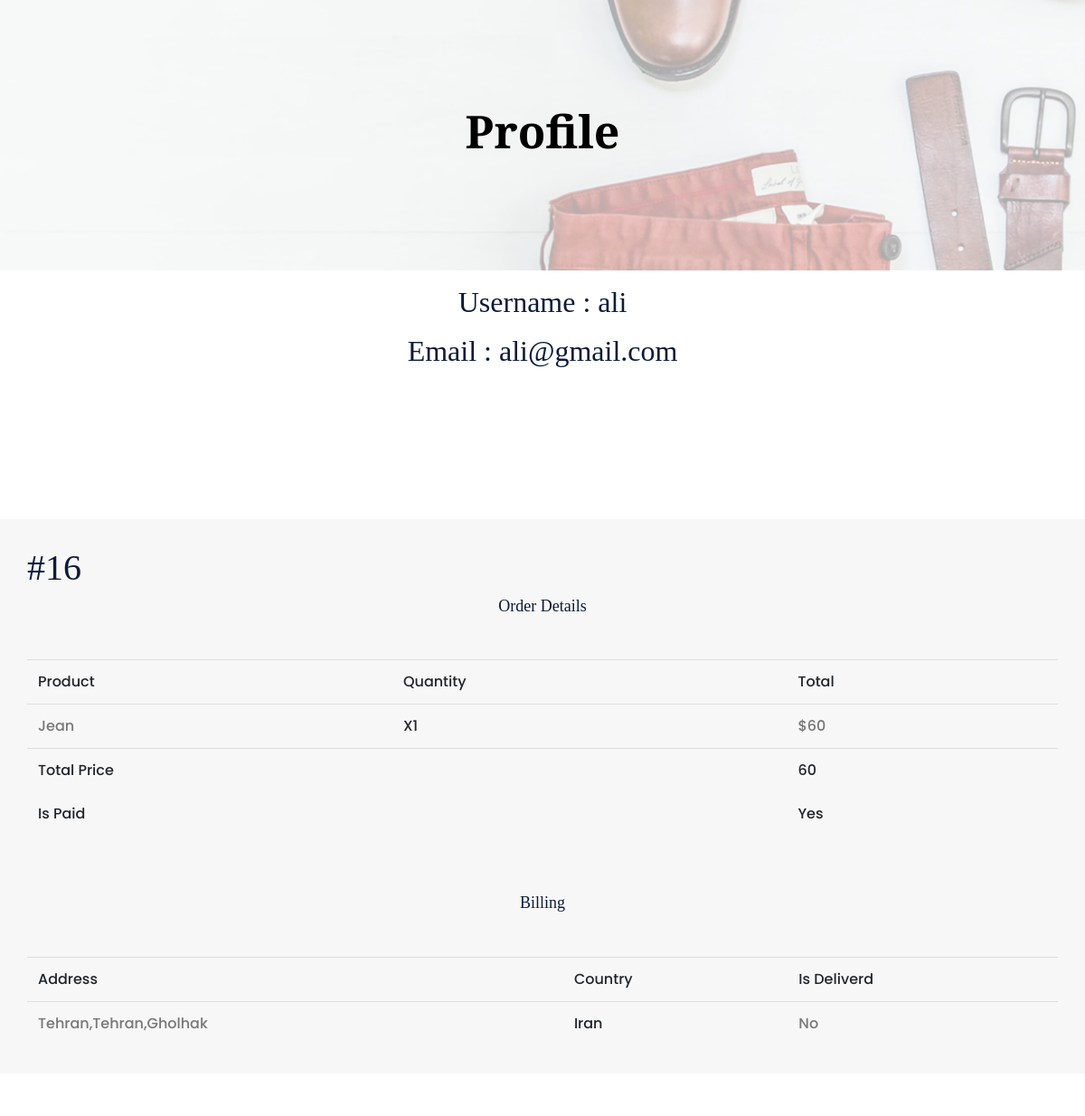
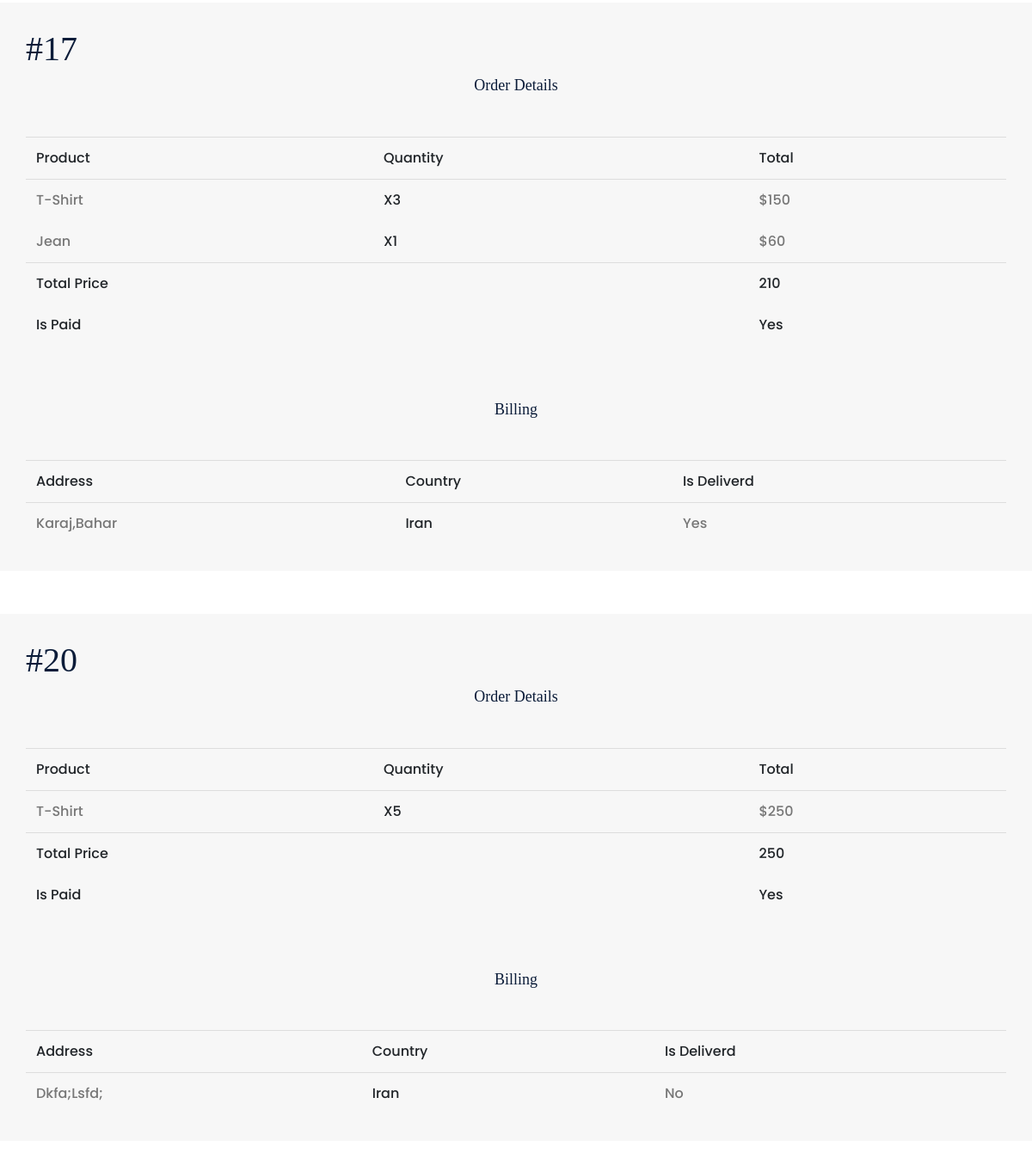
The app's page /profile (signed in) with its own data (2 pictures, top to bottom).
### order/models.py (models this page shows, shortened)
class Order(models.Model):
    user = models.ForeignKey(User , on_delete=models.CASCADE)
    created_date = models.DateTimeField(auto_now_add=True)
    is_paid = models.BooleanField(default=False)
    payment_date = models.DateTimeField(blank=True , null=True)
    def get_total_price(self):
        return sum([x.price for x in self.order_row.all()])

class OrderRow(models.Model):
    order = models.ForeignKey(Order , on_delete=models.CASCADE , related_name="order_row")
    product = models.ForeignKey(Product , on_delete=models.CASCADE)
    price = models.IntegerField()
    amount = models.IntegerField()

class Billing(models.Model):
    order = models.OneToOneField("Order" , on_delete=models.CASCADE)
    user = models.ForeignKey(User , on_delete=models.CASCADE)
    first_name = models.CharField(max_length=100)
    last_name = models.CharField(max_length=100)
    phone = models.CharField(max_length=100)
    address = models.CharField(max_length=200)
    email = models.EmailField(max_length=100)
    notes = models.TextField(blank=True , null=True)
    is_in_progress = models.BooleanField(default=True)

### products/models.py (models this page shows, shortened)
class Product(models.Model):
    title = models.CharField(max_length=150)
    description = models.TextField()
    price = models.IntegerField()
    image = models.ImageField(upload_to=upload_image_path , null=True , blank=True)
    active = models.BooleanField(default=False)
    categories = models.ManyToManyField(Category , blank=True)
    objects = ProductManager()

### eshop/views.py (the view)
# urls.py: path('profile' , profile , name='profile'),
@login_required
def profile(request):
    orders = Order.objects.filter(user=request.user)
    billings = Billing.objects.filter(user=request.user)
    context = {
        "orders" : orders,
        "billings" : billings
    }
    return render(request , 'shared/profile.html' , context)

### templates/shared/profile.html
{% extends 'shared/_MainLayout.html' %}
{% load static %}
{% block content %}
    <div class="slider-area ">
      <div class="single-slider slider-height2 d-flex align-items-center" data-background="{% static "img/hero/category.jpg" %}">
          <div class="container">
              <div class="row">
                  <div class="col-xl-12">
                      <div class="hero-cap text-center">
                          <h2>Profile</h2>
                      </div>
                  </div>
              </div>
          </div>
      </div>
  </div>
    <div>
    <h2 class="m-3 text-center">Username : {{request.user.username}}</h2>
    <h2 class='m-3 text-center'>Email : {{request.user.email}}</h2>
    </div>
    <section class="confirmation_part section_padding">
    <div class="row">
        <div class="col-lg-12">
            {% for order in orders %}
            <div class="order_details_iner">
            <h1>#{{order.id}}</h1>
            <h3 class="mb-5 text-center">Order Details</h3>
                <table class="table table-borderless">
                <thead>
                    <tr>
                    <th scope="col" colspan="2">Product</th>
                    <th scope="col">Quantity</th>
                    <th scope="col">Total</th>
                    </tr>
                </thead>
                <tbody>
                {% for o in order.order_row.all %}
                    <tr>
                    <th colspan="2"><span>{{o.product.title}}</span></th>
                    <th>x{{o.amount}}</th>
                    <th> <span>${{o.price}}</span></th>
                    </tr>
                {% endfor %}
                </tbody>
                <tfoot>
                    <tr>
                    <th scope="col" colspan="3">Total Price</th>
                    <th scope="col">{{order.get_total_price}}</th>
                    </tr>
                    <tr>
                        <th scope="col" colspan="3">Is paid</th>
                        <th scope="col">{{order.is_paid|yesno:"yes,no"}}</th>
                    </tr>
                </tfoot>
                </table>
                <br><br>
                {% if order.billing %}
                <h3 class="mb-5 text-center">Billing</h3>
                 <table class="table table-borderless">
                <thead>
                    <tr>
                    <th scope="col" colspan="2">Address</th>
                    <th scope="col">Country</th>
                    <th scope="col">Is Deliverd</th>
                    </tr>
                </thead>
                <tbody>
                <tr>
                <th colspan="2"><span>{{order.billing.address}}</span></th>
                <th>Iran</th>
                <th> <span>{{order.billing.is_in_progress|yesno:"no,yes"}}</span></th>
                </tr>
                </tbody>
                </table>
                {% endif %}
            </div>
            {% endfor %}
        </div>
      </div>
      </section>
{% endblock content %}

### templates/shared/_MainLayout.html (shortened to what this page needs)
{% load static %}
{% load render_partial %}
<!doctype html>
<html class="no-js" lang="en">
    <head>
		{% include 'shared/_HeaderRefs.html' %}
    </head>
    <body onload="delete_message()">
        {% block content %}{% endblock content %}
    </body>
</html>

### templates/shared/_HeaderRefs.html (shortened to what this page needs)
{% load static %}
<link rel="stylesheet" href="{% static 'css/bootstrap.min.css' %}">
<link rel="stylesheet" href="{% static "css/owl.carousel.min.css" %}">
<link rel="stylesheet" href="{% static "css/flaticon.css" %}">
<link rel="stylesheet" href="{% static "css/slicknav.css" %}">
<link rel="stylesheet" href="{% static "css/animate.min.css" %}">
<link rel="stylesheet" href="{% static "css/magnific-popup.css" %}">
<link rel="stylesheet" href="{% static "css/fontawesome-all.min.css" %}">
<link rel="stylesheet" href="{% static "css/themify-icons.css" %}">
<link rel="stylesheet" href="{% static "css/slick.css" %}">
<link rel="stylesheet" href="{% static "css/nice-select.css" %}">
<link rel="stylesheet" href="{% static "css/style.css" %}">

### templates/shared/_FooterRefs.html (shortened to what this page needs)
{% load static %}

### records on screen
Order: id "16", get_total_price "60", is_paid "Yes", billing.address "Tehran,tehran,gholhak", billing.is_in_progress "No"
OrderRow: product "Jean", amount "1", price "60"
Order: id "17", get_total_price "210", is_paid "Yes", billing.address "Karaj,bahar", billing.is_in_progress "Yes"
OrderRow: product "T-Shirt", amount "3", price "150"
OrderRow: product "Jean", amount "1", price "60"
Order: id "20", get_total_price "250", is_paid "Yes", billing.address "Dkfa;lsfd;", billing.is_in_progress "No"
OrderRow: product "T-Shirt", amount "5", price "250"

### other values on screen
{{ request.user.username }} "ali"
{{ request.user.email }} "ali@gmail.com"
